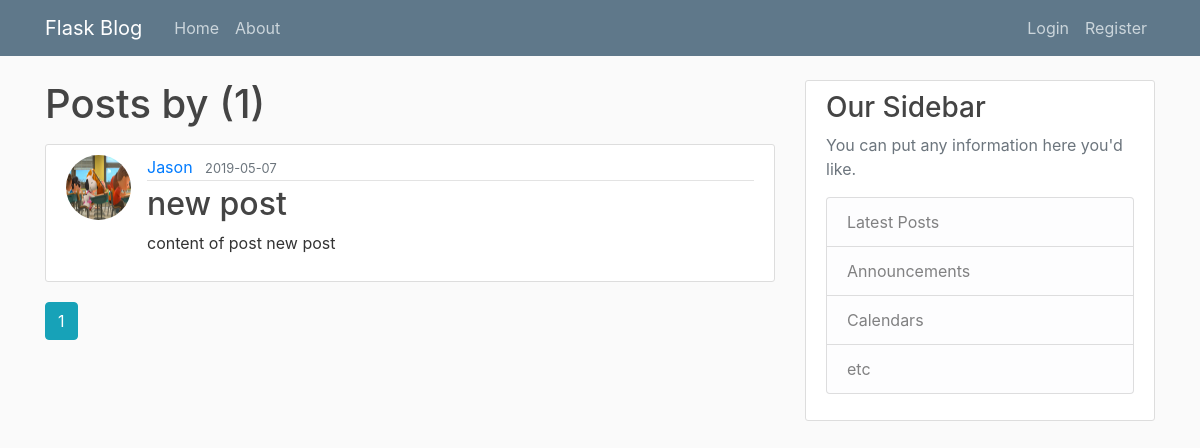
Before: /user/Jason with the older database file.
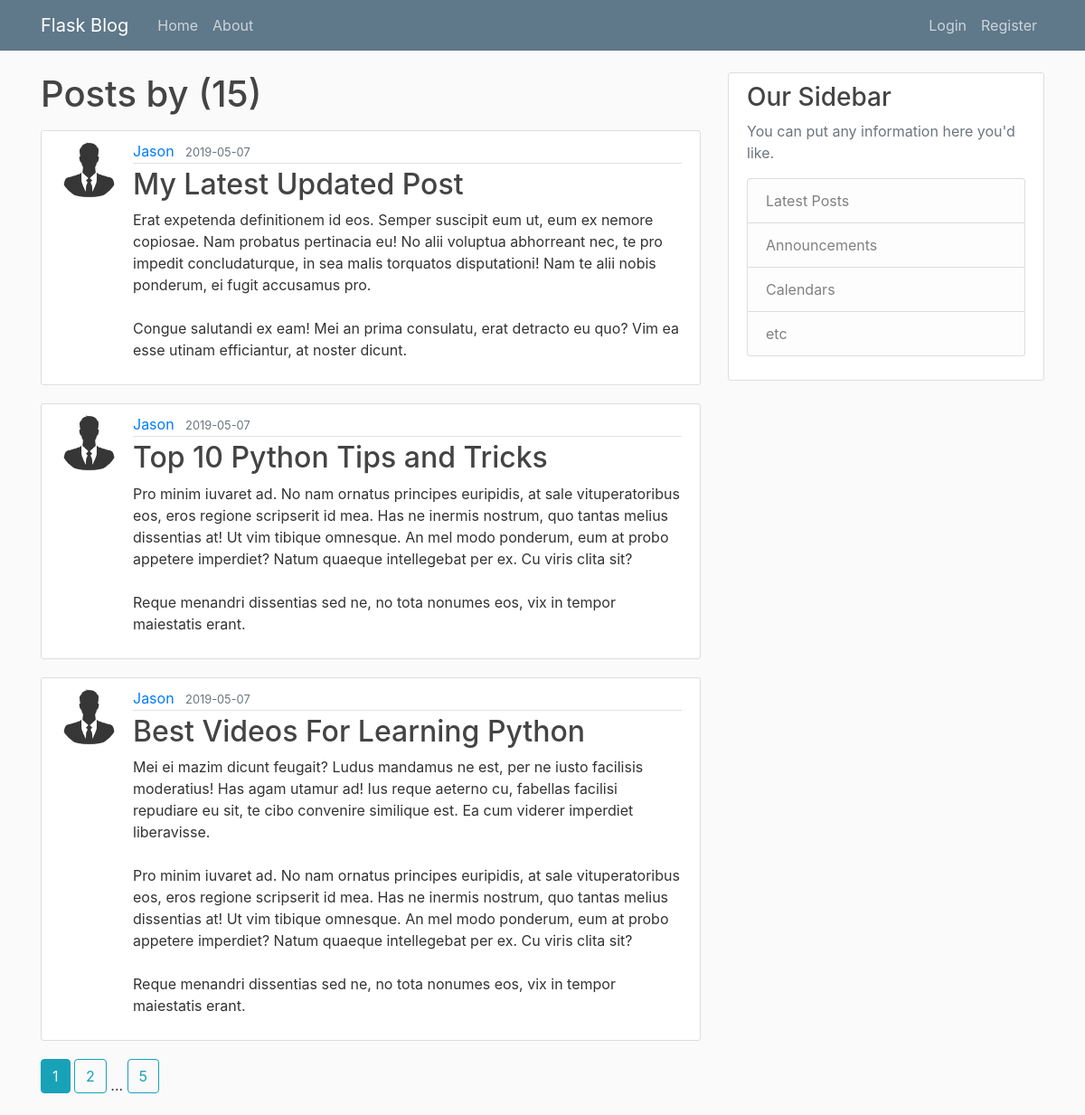
After: the same page with the newer database file.
### application/models.py (models this page shows, shortened)
class Post(db.Model):
    id = db.Column(db.Integer, primary_key=True)
    title = db.Column(db.String(100), nullable=False)
    date_posted = db.Column(db.DateTime, nullable=False, default=datetime.utcnow)
    content = db.Column(db.Text, nullable=False)
    user_id = db.Column(db.Integer, db.ForeignKey("user.id"), nullable=False)

class User(db.Model,UserMixin):
    id = db.Column(db.Integer, primary_key=True)
    username = db.Column(db.String(20), unique=True, nullable=False)
    email = db.Column(db.String(60), unique=True, nullable=False)
    password = db.Column(db.String(60), nullable=False)
    image_file = db.Column(db.String(20), nullable=False, default="default.jpg")
    posts = db.relationship("Post", backref="author", lazy=True)

### application/routes.py (the view)
@app.route("/user/<username>")
def user_posts(username):
    username = str(username)
    page_no = request.args.get("page",1,type=int)
    user = User.query.filter_by(username=username).first_or_404()
    posts = Post.query.filter_by(author=user)\
            .order_by(Post.date_posted.desc())\
            .paginate(per_page=3,page=page_no)
    return render_template("user_posts.html", posts=posts,user = user)

### application/templates/user_posts.html
{% extends "layout.html" %}
{% block content %}
    <h1 class = "mb-3">Posts by {{ username }} ({{ posts.total }})</h1>
    {% for post in posts.items %}
        <article class="media content-section">
            <img class="rounded-circle article-img" src="{{ url_for('static',filename='profile_pics/'+post.author.image_file) }}">
            <div class="media-body">
                <div class="article-metadata">
                    <a class="mr-2" href="{{ url_for('user_posts',username = post.author.username) }}">{{ post.author.username }}</a>
                    <small class="text-muted">{{ post.date_posted.strftime("%Y-%m-%d") }}</small>
                </div>
                <h2><a class="article-title" href="{{ url_for('post',post_id=post.id) }}">{{ post.title }}</a></h2>
                <p class="article-content">{{ post.content }}</p>
            </div>
        </article>
    {% endfor %}
    {% for page_num in posts.iter_pages(left_edge=1,right_edge=1,left_current=1,right_current=2) %}
        {% if page_num %}
            {% if page_num == posts.page %}
                <a class="btn btn-info mb-4" href="{{ url_for('user_posts',username=user.username,page=page_num) }}">{{ page_num }}</a>
            {% else %}
                <a class="btn btn-outline-info mb-4" href="{{ url_for('user_posts',username=user.username,page=page_num) }}">{{ page_num }}</a>
            {%endif%}
        {% else %}
            ...
        {%endif%}
    {% endfor %}
{% endblock content %}

### application/templates/layout.html (shortened to what this page needs)
<!DOCTYPE html>
<html lang="en">
<head>
    <link rel="stylesheet" href="https://stackpath.bootstrapcdn.com/bootstrap/4.3.1/css/bootstrap.min.css"
>
    <link rel="stylesheet" type="text/css" href="{{ url_for('static',filename='main.css')}}">
</head>
<body>
<header class="site-header">
    <nav class="navbar navbar-expand-md navbar-dark bg-steel fixed-top">
        <div class="container">
            <a class="navbar-brand mr-4" href="/">Flask Blog</a>
            <div class="collapse navbar-collapse" id="navbarToggle">
                <div class="navbar-nav mr-auto">
                    <a class="nav-item nav-link" href="{{ url_for('home') }}">Home</a>
                    <a class="nav-item nav-link" href="{{ url_for('about') }}">About</a>
                </div>
                <div class="navbar-nav">
                    {% if current_user.is_authenticated %}
                        <a class="nav-item nav-link" href="{{ url_for('new_post') }}">New post</a>
                        <a class="nav-item nav-link" href="{{ url_for('account') }}">Account</a>
                        <a class="nav-item nav-link" href="{{ url_for('logout') }}">Logout</a>
                    {% else %}
                        <a class="nav-item nav-link" href="{{ url_for('login') }}">Login</a>
                        <a class="nav-item nav-link" href="{{ url_for('register') }}">Register</a>
                    {% endif %}
                </div>
            </div>
        </div>
    </nav>
</header>
<main role="main" class="container">
    <div class="row">
        <div class="col-md-8">
            {% block content %}{% endblock content %}
        </div>
        <div class="col-md-4">
            <div class="content-section">
                <h3>Our Sidebar</h3>
                <p class='text-muted'>You can put any information here you'd like.
                <ul class="list-group">
                    <li class="list-group-item list-group-item-light">Latest Posts</li>
                    <li class="list-group-item list-group-item-light">Announcements</li>
                    <li class="list-group-item list-group-item-light">Calendars</li>
                    <li class="list-group-item list-group-item-light">etc</li>
                </ul>
                </p>
            </div>
        </div>
    </div>
</main>
</body>
</html>

### application/static/main.css (style rules this page uses)
body { background: #fafafa; color: #333333; margin-top: 5rem; }
h1, h2, h3, h4, h5, h6 { color: #444444; }
.bg-steel { background-color: #5f788a; }
.site-header .navbar-nav .nav-link { color: #cbd5db; }
.content-section { background: #ffffff; padding: 10px 20px; border: 1px solid #dddddd; border-radius: 3px; margin-bottom: 20px; }
.article-title { color: #444444; }
.article-content { white-space: pre-line; }
.article-img { height: 65px; width: 65px; margin-right: 16px; }
.article-metadata { padding-bottom: 1px; margin-bottom: 4px; border-bottom: 1px solid #e3e3e3 }

Changed rows visible on the page:
no longer on this page (row edited): Post: image_file (picture), author.username "Jason", date_posted "2019-05-07", title "new post", content "content of post new post"
added Post: image_file (placeholder picture), author.username "Jason", date_posted "2019-05-07", title "My Latest Updated Post", content "Erat expetenda definitionem id eos. Semper suscipit eum ut, eum ex nemore copiosae. Nam probatus pertinacia eu! No alii voluptua abhorreant nec, te pro impedit concludaturque, in sea malis torquatos disputationi! Nam te alii nobis ponderum, ei fugit accusamus pro. Congue salutandi ex eam! Mei an prima consulatu, erat detracto eu quo? Vim ea esse utinam efficiantur, at noster dicunt."
added Post: image_file (placeholder picture), author.username "Jason", date_posted "2019-05-07", title "Top 10 Python Tips and Tricks", content "Pro minim iuvaret ad. No nam ornatus principes euripidis, at sale vituperatoribus eos, eros regione scripserit id mea. Has ne inermis nostrum, quo tantas melius dissentias at! Ut vim tibique omnesque. An mel modo ponderum, eum at probo appetere imperdiet? Natum quaeque intellegebat per ex. Cu viris clita sit? Reque menandri dissentias sed ne, no tota nonumes eos, vix in tempor maiestatis erant."
added Post: image_file (placeholder picture), author.username "Jason", date_posted "2019-05-07", title "Best Videos For Learning Python", content "Mei ei mazim dicunt feugait? Ludus mandamus ne est, per ne iusto facilisis moderatius! Has agam utamur ad! Ius reque aeterno cu, fabellas facilisi repudiare eu sit, te cibo convenire similique est. Ea cum viderer imperdiet liberavisse. Pro minim iuvaret ad. No nam ornatus principes euripidis, at sale vituperatoribus eos, eros regione scripserit id mea. Has ne inermis nostrum, quo tantas melius dissentias at! Ut vim tibique omnesque. An mel modo ponderum, eum at probo appetere imperdiet? Natum quaeque intellegebat per ex. Cu viris clita sit? Reque menandri dissentias sed ne, no tota nonumes eos, vix in tempor maiestatis erant."
Other visible differences:
{{ posts.total }}: "1" → "15"
new list line: "2"
new list line: "5"
